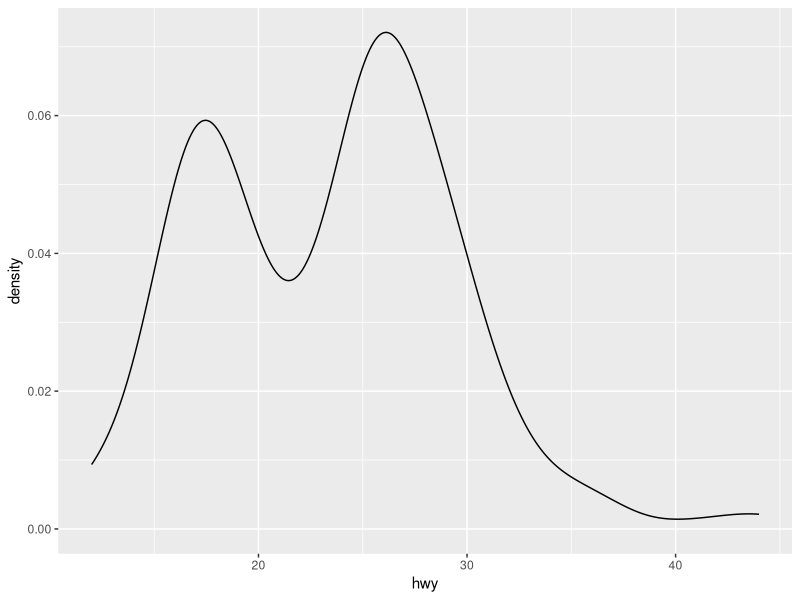

Generate this figure with R:
## ---- chunk 1
# this is a comment
library(ggplot2)

ggplot(data = mpg, aes(x=hwy))+geom_density()

## ---- chunk 2

## ---- chunk 3

## ---- chunk 4

